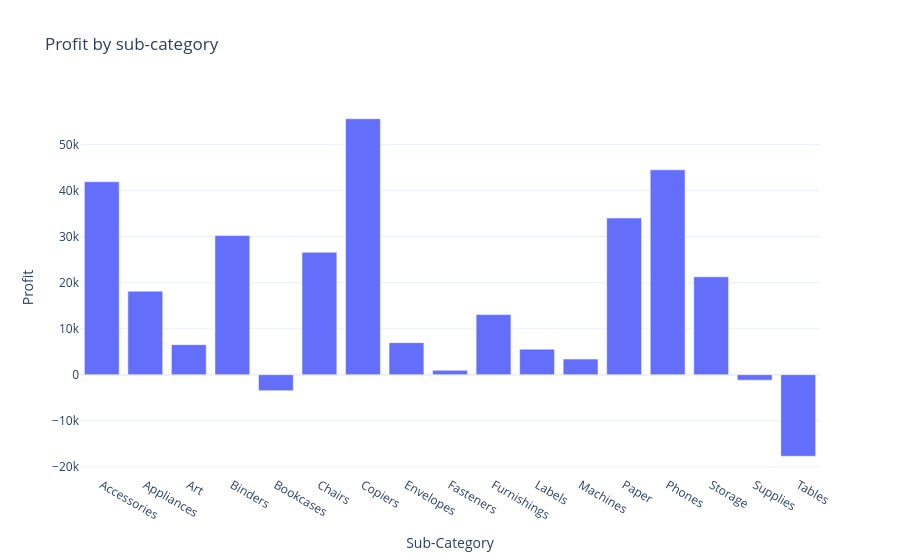

Source (notebook cell):
### Code cell
fig = px.bar(Profit_by_subcategory, x = 'Sub-Category' , y = 'Profit' , title = "Profit by sub-category")
fig.show()

### Figure 1 — Plotly figure (JSON) as saved in the notebook; plotly's stock layout.template omitted (floating-point values rounded to 4 significant figures)
{"data": [{"hovertemplate": "Sub-Category=%{x}<br>Profit=%{y}<extra></extra>", "legendgroup": "", "marker": {"color": "#636efa", "pattern": {"shape": ""}}, "name": "", "orientation": "v", "showlegend": false, "textposition": "auto", "type": "bar", "x": ["Accessories", "Appliances", "Art", "Binders", "Bookcases", "Chairs", "Copiers", "Envelopes", "Fasteners", "Furnishings", "Labels", "Machines", "Paper", "Phones", "Storage", "Supplies", "Tables"], "xaxis": "x", "y": [41940.0, 18140.0, 6528.0, 30220.0, -3473.0, 26590.0, 55620.0, 6964.0, 949.5, 13060.0, 5546.0, 3385.0, 34050.0, 44520.0, 21280.0, -1189.0, -17730.0], "yaxis": "y"}], "layout": {"barmode": "relative", "legend": {"tracegroupgap": 0}, "title": {"text": "Profit by sub-category"}, "xaxis": {"anchor": "y", "domain": [0, 1], "title": {"text": "Sub-Category"}}, "yaxis": {"anchor": "x", "domain": [0, 1], "title": {"text": "Profit"}}}}
